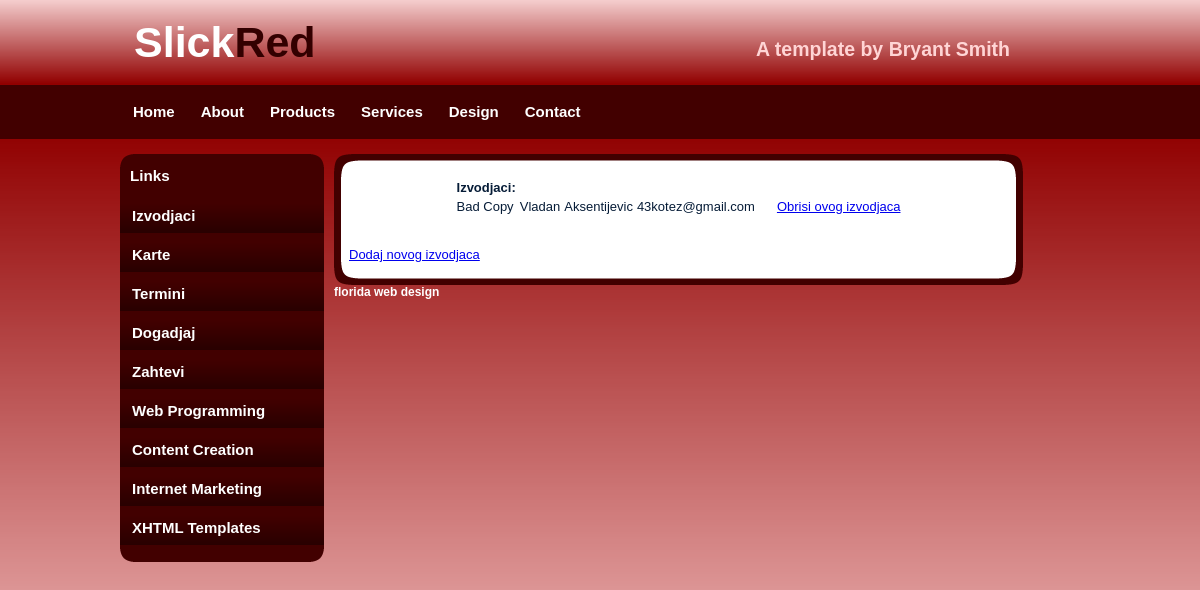
Page /enter_site/index.php/admin/pokaziIzvodjace on the committed database.
### tables this page shows
CREATE TABLE IF NOT EXISTS `opsti_korisnik` (
  `username` varchar(20) NOT NULL,
  `password` varchar(20) NOT NULL,
  `ime` text NOT NULL,
  `prezime` text NOT NULL,
  `adresa` varchar(20) DEFAULT NULL,
  `grad` varchar(20) NOT NULL,
  `drzava` varchar(20) DEFAULT NULL,
  `email` varchar(40) NOT NULL,
  PRIMARY KEY (`username`),
  UNIQUE KEY `email` (`email`)
);

### enter_site/application/controllers/Admin.php (called while the page is built, shortened)
<?php
class Admin extends CI_Controller{
    public function __construct() {
        $this->load->model("ModelIzvodjac");
        $this->load->model("ModelKarta");
        $this->load->model("ModelTermin");
        $this->load->model("ModelDogadjaj");
        $this->load->library("session");
    }
    public function pokaziIzvodjace(){
        $izvodjaci1 = $this->ModelIzvodjac->dohvatiIzvodjace();
        $naredba = "izvodjaci";
        $izvodjaci = array();
        foreach ( $izvodjaci1 as $element ){
            $izvodjaci[] = $this->ModelIzvodjac->dohvatiKorisnika($element->username);
        }
        $this->load->view("admin/slickred/index.php",  array('izvodjaci'=>$izvodjaci,'naredba'=>"izvodjaci"));
    }
}

### enter_site/index.php (called while the page is built, shortened)
<?php
require_once BASEPATH.'core/CodeIgniter.php';

### enter_site/application/models/ModelIzvodjac.php (called while the page is built, shortened)
<?php
class ModelIzvodjac extends CI_Model{
    public function dohvatiKorisnika($username){
        $this->db->where("username", $username);
        $this->db->from("opsti_korisnik");
        $query = $this->db->get();
        return $query->row();
    }
    public function dohvatiIzvodjace(){
        $query = $this->db->get('izvodjac');
        $result = $query->result();
        return $result;
    }
}

### enter_site/application/views/admin/slickred/index.php (the view, shortened to what this page needs)
<!DOCTYPE html PUBLIC "-//W3C//DTD XHTML 1.0 Transitional//EN" "http://www.w3.org/TR/xhtml1/DTD/xhtml1-transitional.dtd">
<html xmlns="http://www.w3.org/1999/xhtml">
<head>
</head>
<body>
<div id="container">
		<div id="header">
        	<h1>Slick<span class="off">Red</span></h1>
            <h2>A template by Bryant Smith</h2>
        </div>
        <div id="menu">
        	<ul>
            	<li class="menuitem"><a href="#">Home</a></li>
                <li class="menuitem"><a href="#">About</a></li>
                <li class="menuitem"><a href="#">Products</a></li>
                <li class="menuitem"><a href="#">Services</a></li>
                <li class="menuitem"><a href="#">Design</a></li>
              <li class="menuitem"><a href="#">Contact</a></li>
            </ul>
        </div>
        <div id="leftmenu">
        <div id="leftmenu_top"></div>
				<div id="leftmenu_main">
                <h3>Links</h3>
                <ul>
                    <li><a href="<?php echo site_url("Admin/pokaziIzvodjace"); ?>">Izvodjaci</a></li>
                    <li><a href="<?php echo site_url("Admin/pokaziKarte"); ?>">Karte</a></li>
                    <li><a href="<?php echo site_url("Admin/pokaziTermine"); ?>">Termini</a></li>
                    <li><a href="<?php echo site_url("Admin/pokaziPotvrdjene"); ?>">Dogadjaj</a></li>
                    <li><a href="#">Zahtevi</a></li>
                    <li><a href="#">Web Programming</a></li>
                    <li><a href="#">Content Creation</a></li>
                    <li><a href="#">Internet Marketing</a></li>
                    <li><a href="#">XHTML Templates</a></li>
                </ul>
</div>
              <div id="leftmenu_bottom"></div>
        </div>
		<div id="content">
        <div id="content_top"></div>
        <div id="content_main">
        	<?php
                    if ($naredba == "izvodjaci"){
                        echo "<table> <tr><th>Izvodjaci:</th></tr>";
                        foreach ($izvodjaci as $izvodjac) {
                            echo "<tr><td>".$izvodjac->username."</td><td>".$izvodjac->ime."</td><td> ".$izvodjac->prezime."</td><td>".$izvodjac->email."</td> "
                                    . "<td> &nbsp;&nbsp;&nbsp;&nbsp; <a href=\" ". site_url("Admin/obrisiIzvodjaca/".$izvodjac->username). "\">Obrisi ovog izvodjaca</a> </td> </tr>";
                        }
                        echo "</table><br><br>";
                        echo "<a href=\" ". site_url("Admin/dodajIzv"). "\">Dodaj novog izvodjaca</a>";
                    }
                    elseif($naredba == "pocetna"){
                        echo "Hola Mr. Admin!";
                    }
                ?>
        </div>
        <div id="content_bottom"></div>
            <div id="footer"><h3><a href="http://www.bryantsmith.com">florida web design</a></h3></div>
      </div>
   </div>
</body>
</html>

### rows in the picture
opsti_korisnik: username "Bad Copy", ime "Vladan", prezime "Aksentijevic", email "43kotez@gmail.com"
